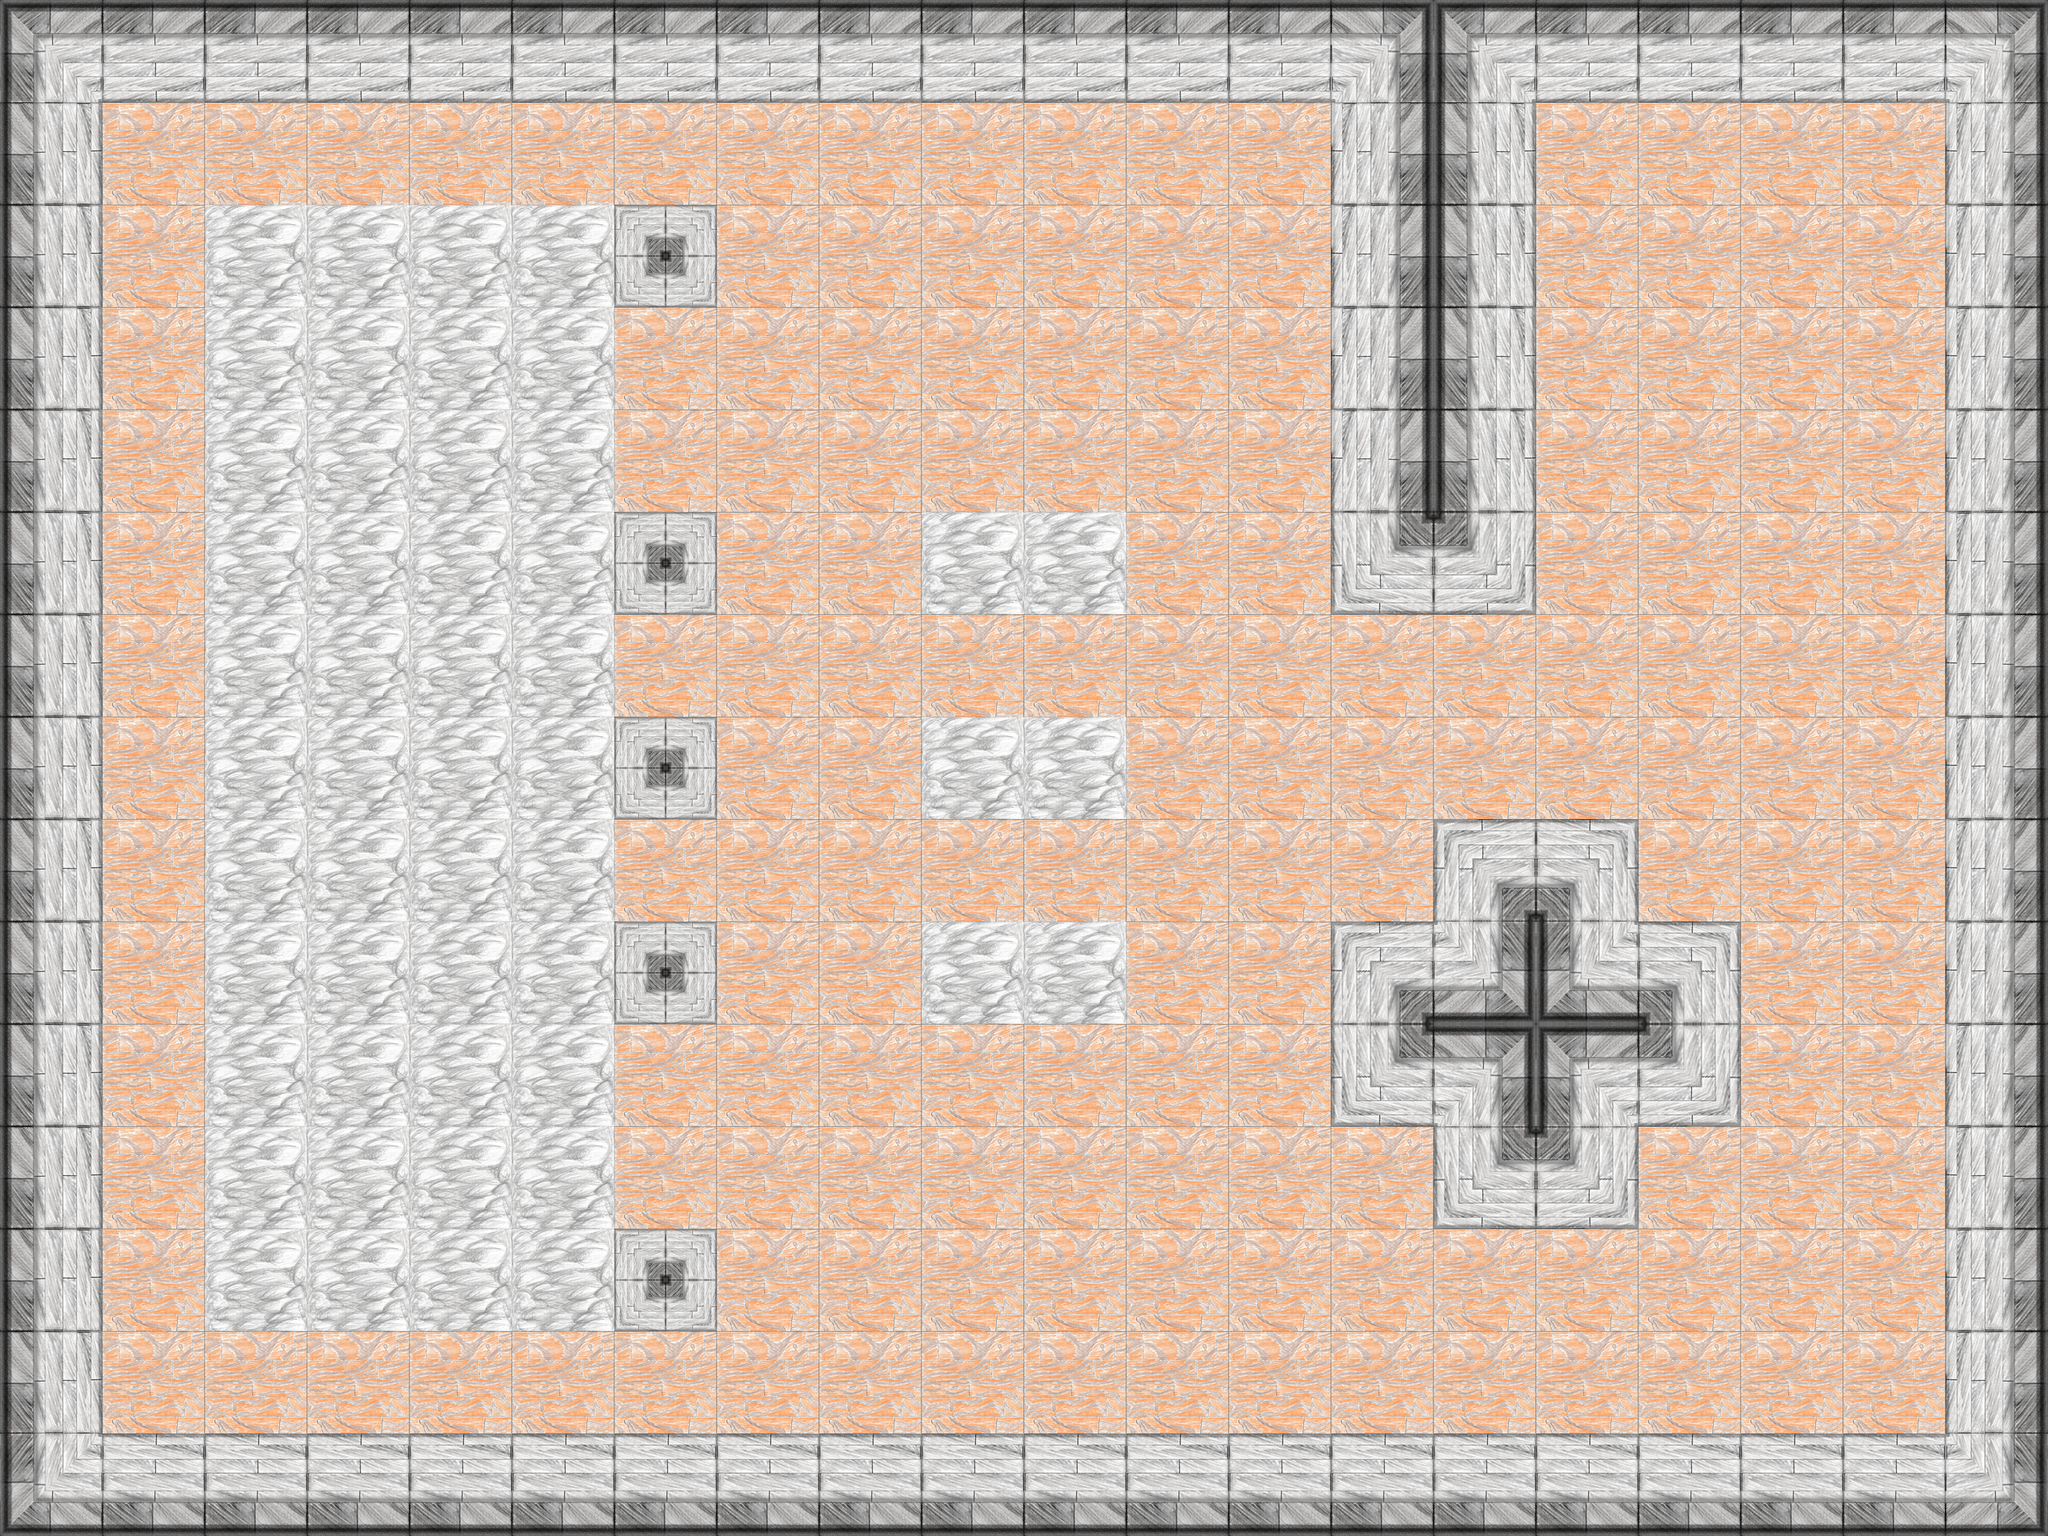

The image is a tile-based game level rendered from a .tmx file. Its description and complete source (layers, tilesets, objects, tile grids) follow:
An orthogonal 20x15 tile map with 128x128 px tiles, 1 tile layer (Tile Layer 1).

<map version="1.8" tiledversion="1.8.4" orientation="orthogonal" renderorder="right-down" width="20" height="15" tilewidth="128" tileheight="128" infinite="0" nextlayerid="2" nextobjectid="1">
 <tileset firstgid="1" source="../tileSet/Level0.tsx" />
 <layer id="1" name="Tile Layer 1" width="20" height="15">
  <data encoding="csv">
18,10,10,10,10,10,10,10,10,10,10,10,10,21,18,10,10,10,10,21,
15,22,22,22,22,22,22,22,22,22,22,22,22,17,15,22,22,22,22,17,
15,22,23,23,23,23,3,22,22,22,22,22,22,17,15,22,22,22,22,17,
15,22,23,23,23,23,22,22,22,22,22,22,22,17,15,22,22,22,22,17,
15,22,23,23,23,23,22,22,22,22,22,22,22,17,15,22,22,22,22,17,
15,22,23,23,23,23,3,22,22,23,23,22,22,5,4,22,22,22,22,17,
15,22,23,23,23,23,22,22,22,22,22,22,22,22,22,22,22,22,22,17,
15,22,23,23,23,23,3,22,22,23,23,22,22,22,22,22,22,22,22,17,
15,22,23,23,23,23,22,22,22,22,22,22,22,22,2,1,22,22,22,17,
15,22,23,23,23,23,3,22,22,23,23,22,22,2,20,14,1,22,22,17,
15,22,23,23,23,23,22,22,22,22,22,22,22,5,21,18,4,22,22,17,
15,22,23,23,23,23,22,22,22,22,22,22,22,22,5,4,22,22,22,17,
15,22,23,23,23,23,3,22,22,22,22,22,22,22,22,22,22,22,22,17,
15,22,22,22,22,22,22,22,22,22,22,22,22,22,22,22,22,22,22,17,
14,16,16,16,16,16,16,16,16,16,16,16,16,16,16,16,16,16,16,20
</data>
 </layer>
</map>
